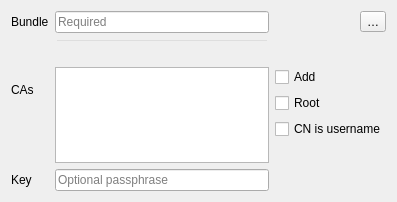
<?xml version="1.0" encoding="UTF-8"?>
<ui version="4.0">
 <class>QgsAuthPkcs12Edit</class>
 <widget class="QWidget" name="QgsAuthPkcs12Edit">
  <property name="geometry">
   <rect>
    <x>0</x>
    <y>0</y>
    <width>397</width>
    <height>202</height>
   </rect>
  </property>
  <layout class="QGridLayout" name="gridLayout">
   <item row="0" column="0">
    <widget class="QLabel" name="lblPkcs12Bundle">
     <property name="sizePolicy">
      <sizepolicy hsizetype="Maximum" vsizetype="Preferred">
       <horstretch>0</horstretch>
       <verstretch>0</verstretch>
      </sizepolicy>
     </property>
     <property name="text">
      <string>Bundle</string>
     </property>
    </widget>
   </item>
   <item row="0" column="1">
    <widget class="QLineEdit" name="lePkcs12Bundle">
     <property name="readOnly">
      <bool>true</bool>
     </property>
     <property name="placeholderText">
      <string>Required</string>
     </property>
    </widget>
   </item>
   <item row="0" column="3">
    <widget class="QToolButton" name="btnPkcs12Bundle">
     <property name="text">
      <string>…</string>
     </property>
     <property name="popupMode">
      <enum>QToolButton::InstantPopup</enum>
     </property>
    </widget>
   </item>
   <item row="1" column="1">
    <widget class="QLineEdit" name="lePkcs12Msg">
     <property name="styleSheet">
      <string notr="true">background-color: rgba(255, 255, 255, 0);</string>
     </property>
     <property name="readOnly">
      <bool>true</bool>
     </property>
    </widget>
   </item>
   <item row="2" column="0">
    <widget class="QLabel" name="lblCas">
     <property name="text">
      <string>CAs</string>
     </property>
    </widget>
   </item>
   <item row="2" column="1" rowspan="2">
    <widget class="QTreeWidget" name="twCas">
     <property name="editTriggers">
      <set>QAbstractItemView::NoEditTriggers</set>
     </property>
     <property name="selectionMode">
      <enum>QAbstractItemView::NoSelection</enum>
     </property>
     <property name="rootIsDecorated">
      <bool>true</bool>
     </property>
     <property name="columnCount">
      <number>1</number>
     </property>
     <attribute name="headerVisible">
      <bool>false</bool>
     </attribute>
     <column>
      <property name="text">
       <string notr="true">1</string>
      </property>
     </column>
    </widget>
   </item>
   <item row="4" column="0">
    <widget class="QLabel" name="lblPkcs12Key">
     <property name="sizePolicy">
      <sizepolicy hsizetype="Maximum" vsizetype="Preferred">
       <horstretch>0</horstretch>
       <verstretch>0</verstretch>
      </sizepolicy>
     </property>
     <property name="text">
      <string>Key</string>
     </property>
    </widget>
   </item>
   <item row="4" column="1">
    <widget class="QgsPasswordLineEdit" name="lePkcs12KeyPass">
     <property name="echoMode">
      <enum>QLineEdit::Password</enum>
     </property>
     <property name="placeholderText">
      <string>Optional passphrase</string>
     </property>
    </widget>
   </item>
   <item row="5" column="1" colspan="2">
    <spacer name="verticalSpacer">
     <property name="orientation">
      <enum>Qt::Vertical</enum>
     </property>
     <property name="sizeHint" stdset="0">
      <size>
       <width>20</width>
       <height>0</height>
      </size>
     </property>
    </spacer>
   </item>
   <item row="2" column="2" rowspan="2" colspan="2">
    <layout class="QVBoxLayout" name="verticalLayout_2">
     <item>
      <widget class="QCheckBox" name="cbAddCas">
       <property name="toolTip">
        <string>Add bundle CAs to the connection</string>
       </property>
       <property name="text">
        <string>Add</string>
       </property>
      </widget>
     </item>
     <item>
      <widget class="QCheckBox" name="cbAddRootCa">
       <property name="toolTip">
        <string>Add also root (self-signed) CA</string>
       </property>
       <property name="text">
        <string>Root</string>
       </property>
      </widget>
     </item>
     <item>
      <widget class="QCheckBox" name="cbCnUsername">
       <property name="toolTip">
        <string>Allow certificate's Common Name to override username</string>
       </property>
       <property name="text">
        <string>CN is username</string>
       </property>
      </widget>
     </item>
     <item>
      <spacer name="verticalSpacer_2">
       <property name="orientation">
        <enum>Qt::Vertical</enum>
       </property>
       <property name="sizeHint" stdset="0">
        <size>
         <width>20</width>
         <height>40</height>
        </size>
       </property>
      </spacer>
     </item>
    </layout>
   </item>
  </layout>
 </widget>
 <customwidgets>
  <customwidget>
   <class>QgsPasswordLineEdit</class>
   <extends>QLineEdit</extends>
   <header>qgspasswordlineedit.h</header>
  </customwidget>
 </customwidgets>
 <tabstops>
  <tabstop>lePkcs12Bundle</tabstop>
  <tabstop>btnPkcs12Bundle</tabstop>
  <tabstop>twCas</tabstop>
  <tabstop>cbAddCas</tabstop>
  <tabstop>cbAddRootCa</tabstop>
  <tabstop>cbCnUsername</tabstop>
  <tabstop>lePkcs12KeyPass</tabstop>
  <tabstop>lePkcs12Msg</tabstop>
 </tabstops>
 <resources/>
 <connections/>
</ui>
